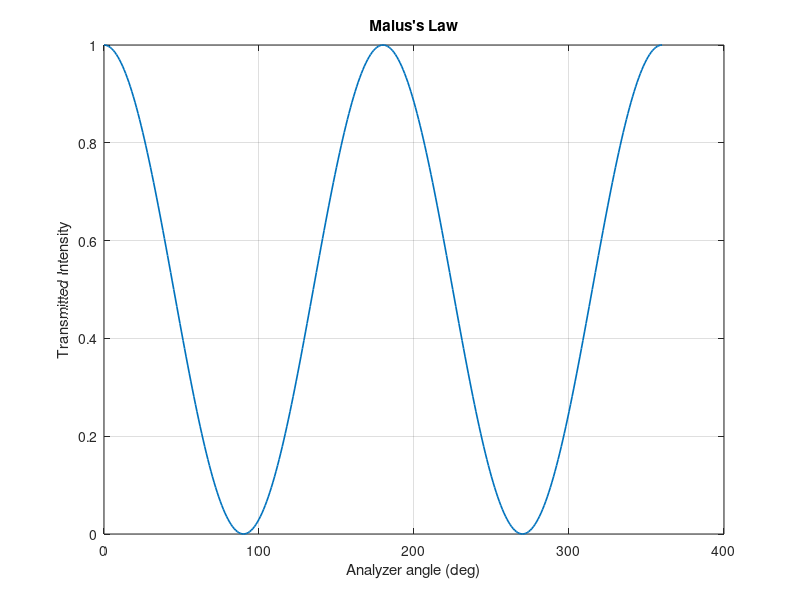

MATLAB code for this plot:

% EXPERIMENT 03 - MALUS'S LAW

clc;
clear;
close all;

% Incident intensity
I0 = 1;

% Analyzer angle in degrees
theta = 0:1:360;

% Malus's Law
I = I0*cosd(theta).^2;

% Plot the graph
plot(theta, I, 'LineWidth', 1.2);

xlabel('Analyzer angle (deg)');
ylabel('Transmitted Intensity');

title("Malus's Law");
grid on;
